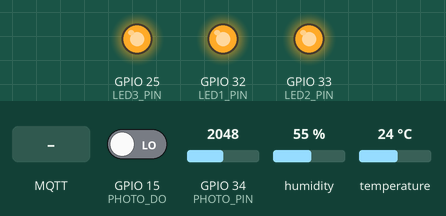
Recording of a program running on a simulated ESP32. On the bench: output pins drawn as LEDs (lit = HIGH). The test bench sets the inputs (shaded band); at power-on: GPIO 15 (PHOTO_DO) LOW, GPIO 34 (PHOTO_PIN) = 2048, humidity 55 %, temperature 24 °C. WiFi joins after 1.5 s; servers stay silent unless stated; the local clock reads 2024-03-15 10:24:30 at power-on unless the program sets it; no MQTT or app messages arrive unless stated; what the program prints to the serial monitor is not drawn.

Above: at 2.7 s.
2.8 s: MQTT message "fan" arrives on the first subscribed topic
At 3.2 s:
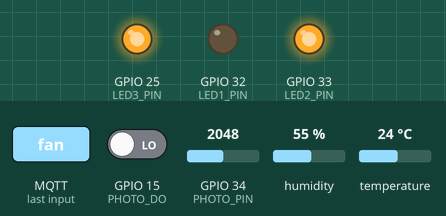
4.3 s: MQTT message "aircon" arrives on the first subscribed topic
At 5.5 s:
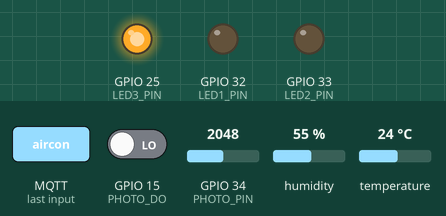
5.8 s: MQTT message "fan" arrives on the second subscribed topic
At 6.7 s:
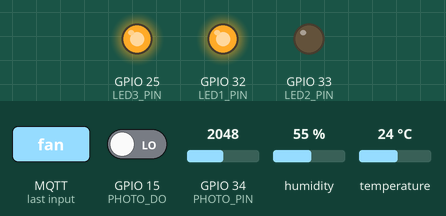
7.3 s: MQTT message "light" arrives on the first subscribed topic
At 7.8 s:
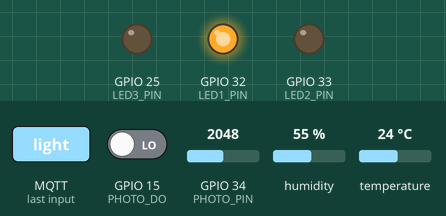
8.8 s: MQTT message "aircon" arrives on the second subscribed topic
At 10.0 s:
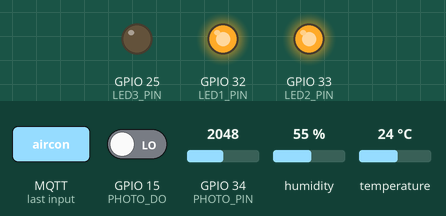
10.3 s: MQTT message "fan" arrives on the third subscribed topic
At 11.3 s:
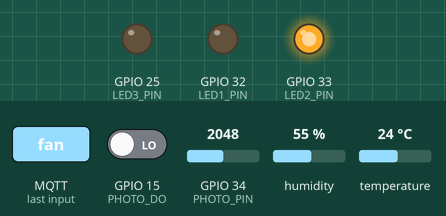
Timing chart, 0 to 12.8 s (numbered marks = the images above; inputs shaded):
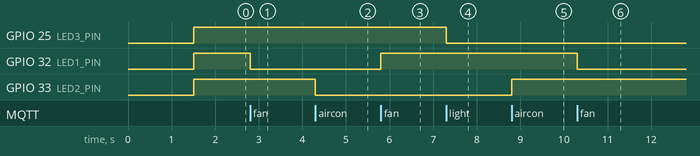

The program:

main.cpp
```cpp
#include <Arduino.h>
#include "DHT.h"
#include <WiFi.h>
#include <PubSubClient.h>
#include "time.h"

// Cấu hình DHT11
#define DHTPIN 4
#define DHTTYPE DHT11
DHT dht(DHTPIN, DHTTYPE);

// Cấu hình Photodiode
#define PHOTO_PIN 34
#define PHOTO_DO 15

// Cấu hình đèn LED
#define LED1_PIN 32
#define LED2_PIN 33
#define LED3_PIN 25

// Cấu hình WiFi
const char* ssid = "dep";
const char* password = "06090412";

// Cấu hình MQTT
const char* mqtt_server = "192.168.244.90";   // IP máy chạy Mosquitto
const int mqtt_port = 1883;
const char* mqtt_user = "user1";             // user trong passwd
const char* mqtt_pass = "123456";

// Cấu hình NTP
const char* ntpServer = "162.159.200.1";
const long  gmtOffset_sec = 7 * 3600;  // GMT+7 cho Việt Nam
const int   daylightOffset_sec = 0;

WiFiClient espClient;
PubSubClient client(espClient);

String getDate(){
  struct tm timeInfo;
  if (!getLocalTime(&timeInfo)) {
    return "1970-01-01";  // fallback
  }
  char buffer[11];
  strftime(buffer, sizeof(buffer), "%Y-%m-%d", &timeInfo);
  return String(buffer);
}

void publishState(String device, String state) {
  String payload = "{";
  payload += "\"fan\":\"" + (device=="fan" ? state : ((digitalRead(LED1_PIN) == LOW) ? "ON" : "OFF")) + "\",";
  payload += "\"aircon\":\"" + (device=="aircon" ? state : ((digitalRead(LED2_PIN) == LOW) ? "ON" : "OFF")) + "\",";
  payload += "\"light\":\"" + (device=="light" ? state : ((digitalRead(LED3_PIN) == LOW) ? "ON" : "OFF")) + "\"";
  payload += "}";

  client.publish("sensors/state", payload.c_str()); // gửi trạng thái hiện tại
}

String getTime(){
  struct tm timeInfo;
  if (!getLocalTime(&timeInfo)) {
    return "00:00:00";
  }
  char buffer[9];
  strftime(buffer, sizeof(buffer), "%H:%M:%S", &timeInfo);
  return String(buffer);
}

float adcToLux(int adcValue) {
  if (adcValue <= 0) {
    // Tránh chia cho 0 và giá trị ADC không hợp lệ
    // Có thể trả về một giá trị rất lớn để biểu thị ánh sáng cực mạnh
    return 50000; // Hoặc một giá trị max bạn muốn
  }

  // Áp dụng công thức tổng hợp
  // Lux = (500000 * (4095 - adcValue)) / (FIXED_RESISTOR * adcValue)
  // Rút gọn khi FIXED_RESISTOR = 10000
  // Lux = (50 * (4095 - adcValue)) / adcValue

  float lux = (50.0 * (4095.0 - adcValue)) / adcValue;

  return lux;
}

void callback(char* topic, byte* payload, unsigned int length) {
  String message;
  for (int i = 0; i < length; i++) {
    message += (char)payload[i];
  }
  Serial.print("Topic received: ");
  Serial.print(topic);
  Serial.print(". Message: ");
  Serial.println(message);
  message.trim();

  if (message == "fan" || message == "aircon" || message == "light") {
    int pin;
    if (message == "fan") pin = LED1_PIN;
    else if (message == "aircon") pin = LED2_PIN;
    else pin = LED3_PIN;

    digitalWrite(pin, !digitalRead(pin));

    String status = (digitalRead(pin) == LOW) ? "ON" : "OFF";
    publishState(message, status);

    String payloadStr = "{";
    payloadStr += "\"time\":\"" + getDate() + " " + getTime() + "\",";
    payloadStr += "\"action\":\"" + status + "\",";
    payloadStr += "\"device\":\"" + message + "\"";
    payloadStr += "}";

    Serial.println("Publish led: " + payloadStr);
    client.publish("led/ack", payloadStr.c_str());
  }
}


void reconnect() {
  while (!client.connected()) {
    Serial.print("Đang kết nối lại MQTT...");
    if (client.connect("ESP32Client", mqtt_user, mqtt_pass)) {
      Serial.println("Đã kết nối");
      client.subscribe("led/control");
      client.subscribe("sensors/telemetry");
      client.subscribe("led/ack");
      client.subscribe("sensors/state");
    } else {
      Serial.print("Kết nối thất bại, rc=");
      Serial.print(client.state());
      Serial.println(" Thử lại sau 5 giây");
      delay(5000);
    }
  }
}

void setup(){
  Serial.begin(115200);

  WiFi.begin(ssid, password);
  Serial.print("Đang kết nối WiFi...");
  while (WiFi.status() != WL_CONNECTED) {
    delay(500);
    Serial.print(".");
  }
  Serial.print("DNS: ");
  Serial.println(WiFi.dnsIP());
    // Khởi động NTP
  configTime(gmtOffset_sec, daylightOffset_sec, ntpServer);

  struct tm timeinfo;
  while (!getLocalTime(&timeinfo)) {
    Serial.println("Đang chờ NTP...");
    delay(1000);
  }

  client.setServer(mqtt_server, mqtt_port);
  client.setCallback(callback);
  pinMode(LED1_PIN, OUTPUT);
  pinMode(LED2_PIN, OUTPUT);
  pinMode(LED3_PIN, OUTPUT);

  digitalWrite(LED1_PIN, HIGH);
  digitalWrite(LED2_PIN, HIGH);
  digitalWrite(LED3_PIN, HIGH);

  publishState("fan", digitalRead(LED1_PIN) == LOW ? "ON" : "OFF");
  dht.begin();
}

unsigned long lastMsg = 0;
const long interval = 2000;

void loop(){
  if (!client.connected()) {
    reconnect();
  }
  client.loop();
  //Đọc thành phần
  unsigned long currentMillis = millis();
  if (currentMillis - lastMsg >= interval) {
    lastMsg = currentMillis;
    float h = dht.readHumidity();
    float t = dht.readTemperature();
    int lightvalue = analogRead(PHOTO_PIN);

    if (isnan(h) || isnan(t)) {
      Serial.println("Không đọc được dữ liệu từ DHT11!");
      return;
    } else {
      Serial.println("Độ ẩm: " + String(h)+"%");
      Serial.println("Nhiệt độ: " + String(t)+"°C");
      Serial.println("Cường độ ánh sáng: " + String(lightvalue));
      Serial.println("Trạng thái đèn: " + String(digitalRead(PHOTO_DO)));
      // Tạo JSON string
      String payload = "{";
      payload += "\"time\":\"" + getDate() + " " + getTime() + "\",";
      payload += "\"temperature\":" + String(t, 1) + ",";
      payload += "\"humidity\":" + String(h, 1) + ",";
      payload += "\"light\":" + String(adcToLux(lightvalue), 1);
      payload += "}";
      // In ra Serial
      Serial.println("Publish: " + payload);

      // Gửi lên MQTT broker
      client.publish("sensors/telemetry", payload.c_str());

      Serial.println("-----------------------");
    }
  }
}
```

Measured:
- after the input at 2.8 s, GPIO 32 (LED1_PIN): HIGH → LOW at once
- after the input at 4.3 s, GPIO 33 (LED2_PIN): HIGH → LOW at once
- after the input at 5.8 s, GPIO 32 (LED1_PIN): LOW → HIGH at once
- after the input at 7.3 s, GPIO 25 (LED3_PIN): HIGH → LOW at once
- after the input at 8.8 s, GPIO 33 (LED2_PIN): LOW → HIGH at once
- after the input at 10.3 s, GPIO 32 (LED1_PIN): HIGH → LOW at once
